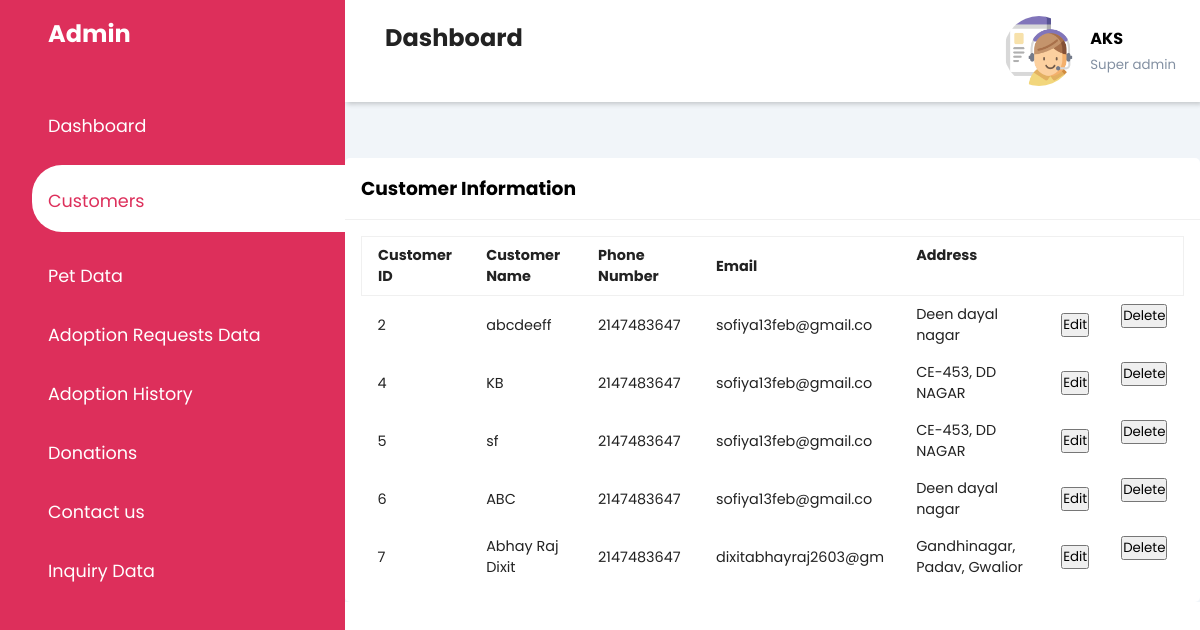
The page /customers.php on the database its author committed.
### tables this page shows
CREATE TABLE `reg` (
  `UserId` int(200) NOT NULL,
  `UserName` varchar(20) NOT NULL,
  `FullName` varchar(20) NOT NULL,
  `Password` varchar(10) NOT NULL,
  `PhoneNumber` int(10) NOT NULL,
  `Email` varchar(20) NOT NULL,
  `Address` varchar(50) NOT NULL
);

### fetch_datacustomer.php (the view, shortened to what this page needs)
<?php
$con = mysqli_connect("localhost:3307", "root", "", "project");
$sql = "SELECT UserId, FullName, PhoneNumber, Email, Address FROM reg";
$result = mysqli_query($con, $sql);
if (mysqli_num_rows($result) > 0) {
    while ($row = mysqli_fetch_assoc($result)) {
        echo "<tr>";
        echo "<td>" . $row['UserId'] . "</td>";
        echo "<td>" . $row['FullName'] . "</td>";
        echo "<td>" . $row['PhoneNumber'] . "</td>";
        echo "<td>" . $row['Email'] . "</td>";
        echo "<td>" . $row['Address'] . "</td>";
        echo "<td><form method='post' action='edit_customer.php'><button type='submit' name='edit_customer' value='" . $row['UserId'] . "'>Edit</button></form></td>";
        echo "<td>
                <form method='post' action=''>
                    <input type='hidden' name='delete_customer' value='" . $row['UserId'] . "'>
                    <button type='submit'>Delete</button>
                </form>
              </td>";
        echo "</tr>";
    }
} else {
    echo "0 results";
}
?>

### admin.css (style rules this page uses)
:root { --main-color: #dd2f5b; --color-dark: #1D2231; --text-grey: #8390A2; }
* { padding: 0; margin: 0; box-sizing: border-box; list-style-type: none; text-decoration: none; font-family: 'Poppins',sans-serif; }
td { padding: .5rem 1rem; font-size: .9rem; color: #222; }
tr td:last-child { display: flex; align-items: center; }

### rows shown on the page
reg: UserId "2", FullName "abcdeeff", PhoneNumber "2147483647", Email "sofiya13feb@gmail.co", Address "Deen dayal nagar"
reg: UserId "4", FullName "KB", PhoneNumber "2147483647", Email "sofiya13feb@gmail.co", Address "CE-453, DD NAGAR"
reg: UserId "5", FullName "sf", PhoneNumber "2147483647", Email "sofiya13feb@gmail.co", Address "CE-453, DD NAGAR"
reg: UserId "6", FullName "ABC", PhoneNumber "2147483647", Email "sofiya13feb@gmail.co", Address "Deen dayal nagar"
reg: UserId "7", FullName "Abhay Raj Dixit", PhoneNumber "2147483647", Email "dixitabhayraj2603@gm", Address "Gandhinagar, Padav, Gwalior"
